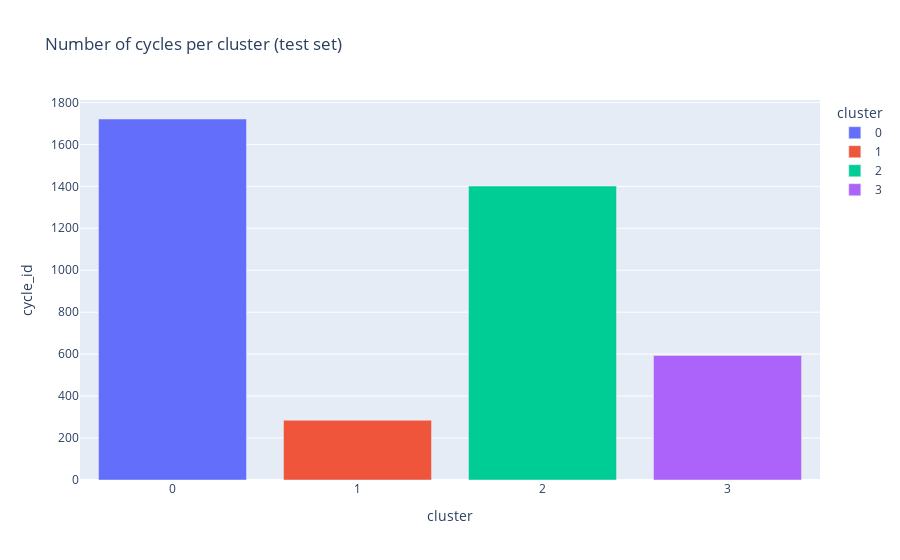
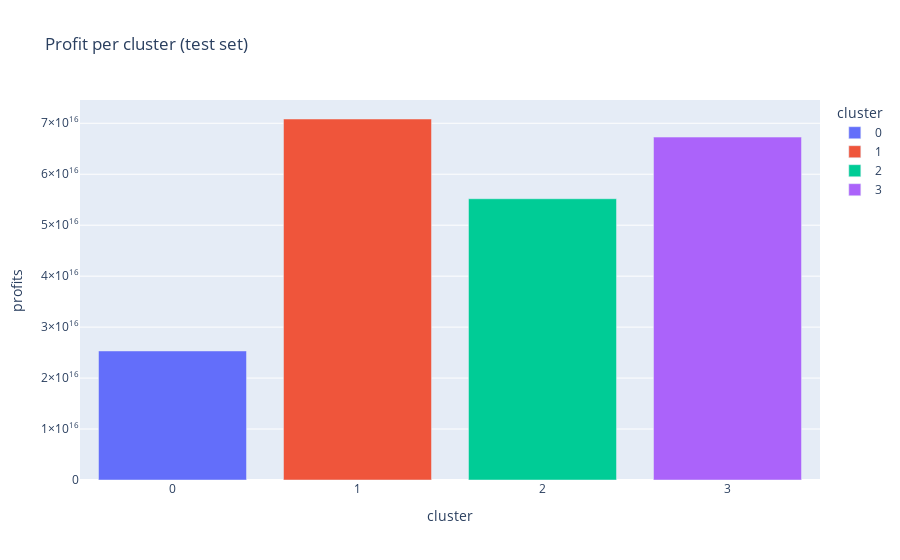
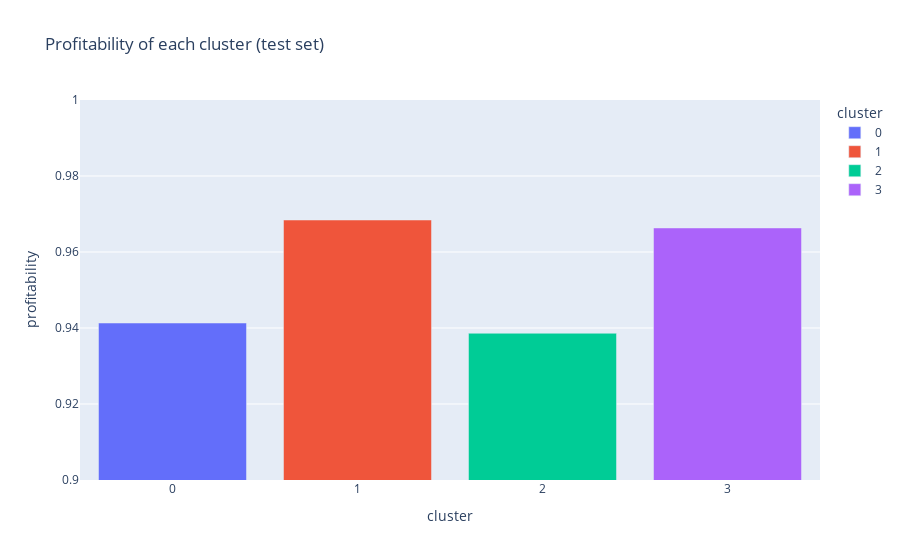

These figures' notebook cell, in order:
### Markdown cell above
## Validation on test set

### Code cell
test_grouper = fX_test.groupby('cluster')
[agg(test_grouper, train=False) for agg in pipeline_metrics]

### Figure 1 — Plotly figure (JSON) as saved in the notebook; plotly's stock layout.template omitted (floating-point values rounded to 4 significant figures)
{"data": [{"alignmentgroup": "True", "hovertemplate": "cluster=%{x}<br>cycle_id=%{y}<extra></extra>", "legendgroup": "0", "marker": {"color": "#636efa", "pattern": {"shape": ""}}, "name": "0", "offsetgroup": "0", "orientation": "v", "showlegend": true, "textposition": "auto", "type": "bar", "x": ["0"], "xaxis": "x", "y": [1721], "yaxis": "y"}, {"alignmentgroup": "True", "hovertemplate": "cluster=%{x}<br>cycle_id=%{y}<extra></extra>", "legendgroup": "1", "marker": {"color": "#EF553B", "pattern": {"shape": ""}}, "name": "1", "offsetgroup": "1", "orientation": "v", "showlegend": true, "textposition": "auto", "type": "bar", "x": ["1"], "xaxis": "x", "y": [285], "yaxis": "y"}, {"alignmentgroup": "True", "hovertemplate": "cluster=%{x}<br>cycle_id=%{y}<extra></extra>", "legendgroup": "2", "marker": {"color": "#00cc96", "pattern": {"shape": ""}}, "name": "2", "offsetgroup": "2", "orientation": "v", "showlegend": true, "textposition": "auto", "type": "bar", "x": ["2"], "xaxis": "x", "y": [1401], "yaxis": "y"}, {"alignmentgroup": "True", "hovertemplate": "cluster=%{x}<br>cycle_id=%{y}<extra></extra>", "legendgroup": "3", "marker": {"color": "#ab63fa", "pattern": {"shape": ""}}, "name": "3", "offsetgroup": "3", "orientation": "v", "showlegend": true, "textposition": "auto", "type": "bar", "x": ["3"], "xaxis": "x", "y": [594], "yaxis": "y"}], "layout": {"barmode": "relative", "legend": {"title": {"text": "cluster"}, "tracegroupgap": 0}, "title": {"text": "Number of cycles per cluster (test set)"}, "xaxis": {"anchor": "y", "categoryarray": ["0", "1", "2", "3"], "categoryorder": "array", "domain": [0, 1], "title": {"text": "cluster"}}, "yaxis": {"anchor": "x", "domain": [0, 1], "title": {"text": "cycle_id"}}}}

### Figure 2 — Plotly figure (JSON) as saved in the notebook; plotly's stock layout.template omitted (floating-point values rounded to 4 significant figures)
{"data": [{"alignmentgroup": "True", "hovertemplate": "cluster=%{x}<br>profits=%{y}<extra></extra>", "legendgroup": "0", "marker": {"color": "#636efa", "pattern": {"shape": ""}}, "name": "0", "offsetgroup": "0", "orientation": "v", "showlegend": true, "textposition": "auto", "type": "bar", "x": ["0"], "xaxis": "x", "y": [25321942974758400], "yaxis": "y"}, {"alignmentgroup": "True", "hovertemplate": "cluster=%{x}<br>profits=%{y}<extra></extra>", "legendgroup": "1", "marker": {"color": "#EF553B", "pattern": {"shape": ""}}, "name": "1", "offsetgroup": "1", "orientation": "v", "showlegend": true, "textposition": "auto", "type": "bar", "x": ["1"], "xaxis": "x", "y": [70839610698342290], "yaxis": "y"}, {"alignmentgroup": "True", "hovertemplate": "cluster=%{x}<br>profits=%{y}<extra></extra>", "legendgroup": "2", "marker": {"color": "#00cc96", "pattern": {"shape": ""}}, "name": "2", "offsetgroup": "2", "orientation": "v", "showlegend": true, "textposition": "auto", "type": "bar", "x": ["2"], "xaxis": "x", "y": [55192880675789300], "yaxis": "y"}, {"alignmentgroup": "True", "hovertemplate": "cluster=%{x}<br>profits=%{y}<extra></extra>", "legendgroup": "3", "marker": {"color": "#ab63fa", "pattern": {"shape": ""}}, "name": "3", "offsetgroup": "3", "orientation": "v", "showlegend": true, "textposition": "auto", "type": "bar", "x": ["3"], "xaxis": "x", "y": [67289056157460744], "yaxis": "y"}], "layout": {"barmode": "relative", "legend": {"title": {"text": "cluster"}, "tracegroupgap": 0}, "title": {"text": "Profit per cluster (test set)"}, "xaxis": {"anchor": "y", "categoryarray": ["0", "1", "2", "3"], "categoryorder": "array", "domain": [0, 1], "title": {"text": "cluster"}}, "yaxis": {"anchor": "x", "domain": [0, 1], "title": {"text": "profits"}}}}

### Figure 3 — Plotly figure (JSON) as saved in the notebook; plotly's stock layout.template omitted (floating-point values rounded to 4 significant figures)
{"data": [{"alignmentgroup": "True", "hovertemplate": "cluster=%{x}<br>profitability=%{y}<extra></extra>", "legendgroup": "0", "marker": {"color": "#636efa", "pattern": {"shape": ""}}, "name": "0", "offsetgroup": "0", "orientation": "v", "showlegend": true, "textposition": "auto", "type": "bar", "x": ["0"], "xaxis": "x", "y": [0.9413], "yaxis": "y"}, {"alignmentgroup": "True", "hovertemplate": "cluster=%{x}<br>profitability=%{y}<extra></extra>", "legendgroup": "1", "marker": {"color": "#EF553B", "pattern": {"shape": ""}}, "name": "1", "offsetgroup": "1", "orientation": "v", "showlegend": true, "textposition": "auto", "type": "bar", "x": ["1"], "xaxis": "x", "y": [0.9684], "yaxis": "y"}, {"alignmentgroup": "True", "hovertemplate": "cluster=%{x}<br>profitability=%{y}<extra></extra>", "legendgroup": "2", "marker": {"color": "#00cc96", "pattern": {"shape": ""}}, "name": "2", "offsetgroup": "2", "orientation": "v", "showlegend": true, "textposition": "auto", "type": "bar", "x": ["2"], "xaxis": "x", "y": [0.9386], "yaxis": "y"}, {"alignmentgroup": "True", "hovertemplate": "cluster=%{x}<br>profitability=%{y}<extra></extra>", "legendgroup": "3", "marker": {"color": "#ab63fa", "pattern": {"shape": ""}}, "name": "3", "offsetgroup": "3", "orientation": "v", "showlegend": true, "textposition": "auto", "type": "bar", "x": ["3"], "xaxis": "x", "y": [0.9663], "yaxis": "y"}], "layout": {"barmode": "relative", "legend": {"title": {"text": "cluster"}, "tracegroupgap": 0}, "title": {"text": "Profitability of each cluster (test set)"}, "xaxis": {"anchor": "y", "categoryarray": ["0", "1", "2", "3"], "categoryorder": "array", "domain": [0, 1], "title": {"text": "cluster"}}, "yaxis": {"anchor": "x", "domain": [0, 1], "range": [0.9, 1], "title": {"text": "profitability"}}}}
